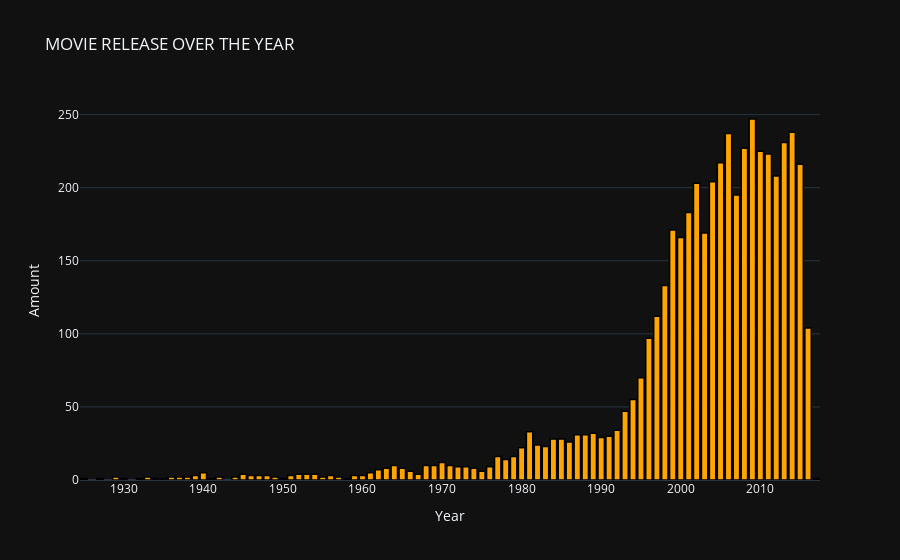

Notebook source saved alongside this figure:
### Code cell
#We will use data after year 1920 
#source: https://www.kaggle.com/vikassingh1996/netflix-movies-and-shows-plotly-recommender-sys

movies_after_1920 = merged_copy['release_year'][merged_copy['release_year']>=1920]
movies_after_1920_df = pd.DataFrame(movies_after_1920)


movies_count = movies_after_1920_df['release_year'].value_counts().reset_index()

# create trace1
trace1 = go.Bar(
                x = movies_count['index'],
                y = movies_count['release_year'],
                marker = dict(color = 'rgb(255,165,0)',
                             line=dict(color='rgb(0,0,0)',width=1.5)))
                             
layout = go.Layout(template= "plotly_dark",title = 'MOVIE RELEASE OVER THE YEAR' , xaxis = dict(title = 'Year'), yaxis = dict(title = 'Amount'))
fig = go.Figure(data = [trace1], layout = layout)
fig.show()

### Figure 1 — Plotly figure (JSON) as saved in the notebook; plotly's stock layout.template omitted (floating-point values rounded to 4 significant figures)
{"data": [{"marker": {"color": "rgb(255,165,0)", "line": {"color": "rgb(0,0,0)", "width": 1.5}}, "type": "bar", "x": [2009, 2014, 2006, 2013, 2008, 2010, 2011, 2005, 2015, 2012, 2004, 2002, 2007, 2001, 1999, 2003, 2000, 1998, 1997, 2016, 1996, 1995, 1994, 1993, 1992, 1981, 1989, 1987, 1988, 1991, 1990, 1985, 1984, 1986, 1982, 1983, 1980, 1977, 1979, 1978, 1970, 1968, 1971, 1969, 1964, 1972, 1976, 1973, 1974, 1965, 1963, 1962, 1966, 1975, 1961, 1940, 1967, 1952, 1953, 1954, 1945, 1939, 1947, 1951, 1960, 1956, 1959, 1948, 1946, 1944, 1936, 1942, 1933, 1955, 1929, 1938, 1937, 1949, 1957, 1935, 1927, 1925, 1941, 1958, 1950, 2017, 1930, 1934, 1932], "y": [247, 238, 237, 231, 227, 225, 223, 217, 216, 208, 204, 203, 195, 183, 171, 169, 166, 133, 112, 104, 97, 70, 55, 47, 34, 33, 32, 31, 31, 30, 29, 28, 28, 26, 24, 23, 22, 16, 16, 14, 12, 10, 10, 10, 10, 9, 9, 9, 8, 8, 8, 7, 6, 6, 5, 5, 4, 4, 4, 4, 4, 3, 3, 3, 3, 3, 3, 3, 3, 2, 2, 2, 2, 2, 2, 2, 2, 2, 2, 1, 1, 1, 1, 1, 1, 1, 1, 1, 1]}], "layout": {"title": {"text": "MOVIE RELEASE OVER THE YEAR"}, "xaxis": {"title": {"text": "Year"}}, "yaxis": {"title": {"text": "Amount"}}}}
